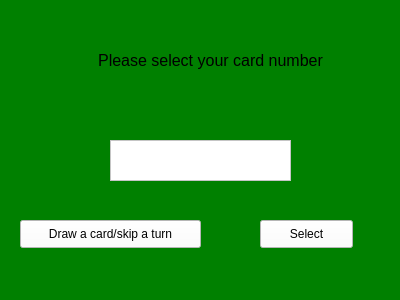
<?xml version="1.0" encoding="UTF-8"?>
<ui version="4.0">
 <class>Form</class>
 <widget class="QWidget" name="Form">
  <property name="geometry">
   <rect>
    <x>0</x>
    <y>0</y>
    <width>400</width>
    <height>300</height>
   </rect>
  </property>
  <property name="windowTitle">
   <string>Form</string>
  </property>
  <property name="styleSheet">
   <string notr="true">background-color: green;</string>
  </property>
  <widget class="QTextEdit" name="card_num">
   <property name="geometry">
    <rect>
     <x>110</x>
     <y>140</y>
     <width>181</width>
     <height>41</height>
    </rect>
   </property>
   <property name="styleSheet">
    <string notr="true">background-color: white;</string>
   </property>
   <property name="html">
    <string>&lt;!DOCTYPE HTML PUBLIC &quot;-//W3C//DTD HTML 4.0//EN&quot; &quot;http://www.w3.org/TR/REC-html40/strict.dtd&quot;&gt;
&lt;html&gt;&lt;head&gt;&lt;meta name=&quot;qrichtext&quot; content=&quot;1&quot; /&gt;&lt;style type=&quot;text/css&quot;&gt;
p, li { white-space: pre-wrap; }
&lt;/style&gt;&lt;/head&gt;&lt;body style=&quot; font-family:'MS Shell Dlg 2'; font-size:8.25pt; font-weight:400; font-style:normal;&quot;&gt;
&lt;p style=&quot;-qt-paragraph-type:empty; margin-top:0px; margin-bottom:0px; margin-left:0px; margin-right:0px; -qt-block-indent:0; text-indent:0px; font-size:7.8pt;&quot;&gt;&lt;br /&gt;&lt;/p&gt;&lt;/body&gt;&lt;/html&gt;</string>
   </property>
  </widget>
  <widget class="QPushButton" name="to_choose_card">
   <property name="geometry">
    <rect>
     <x>260</x>
     <y>220</y>
     <width>93</width>
     <height>28</height>
    </rect>
   </property>
   <property name="styleSheet">
    <string notr="true">background-color: white;</string>
   </property>
   <property name="text">
    <string>Select</string>
   </property>
  </widget>
  <widget class="QLabel" name="info_label">
   <property name="geometry">
    <rect>
     <x>50</x>
     <y>20</y>
     <width>321</width>
     <height>81</height>
    </rect>
   </property>
   <property name="font">
    <font>
     <pointsize>12</pointsize>
    </font>
   </property>
   <property name="text">
    <string>Please select your card number</string>
   </property>
   <property name="alignment">
    <set>Qt::AlignCenter</set>
   </property>
  </widget>
  <widget class="QPushButton" name="take_card">
   <property name="geometry">
    <rect>
     <x>20</x>
     <y>220</y>
     <width>181</width>
     <height>28</height>
    </rect>
   </property>
   <property name="styleSheet">
    <string notr="true">background-color: white;</string>
   </property>
   <property name="text">
    <string>Draw a card/skip a turn</string>
   </property>
  </widget>
 </widget>
 <resources/>
 <connections/>
</ui>
